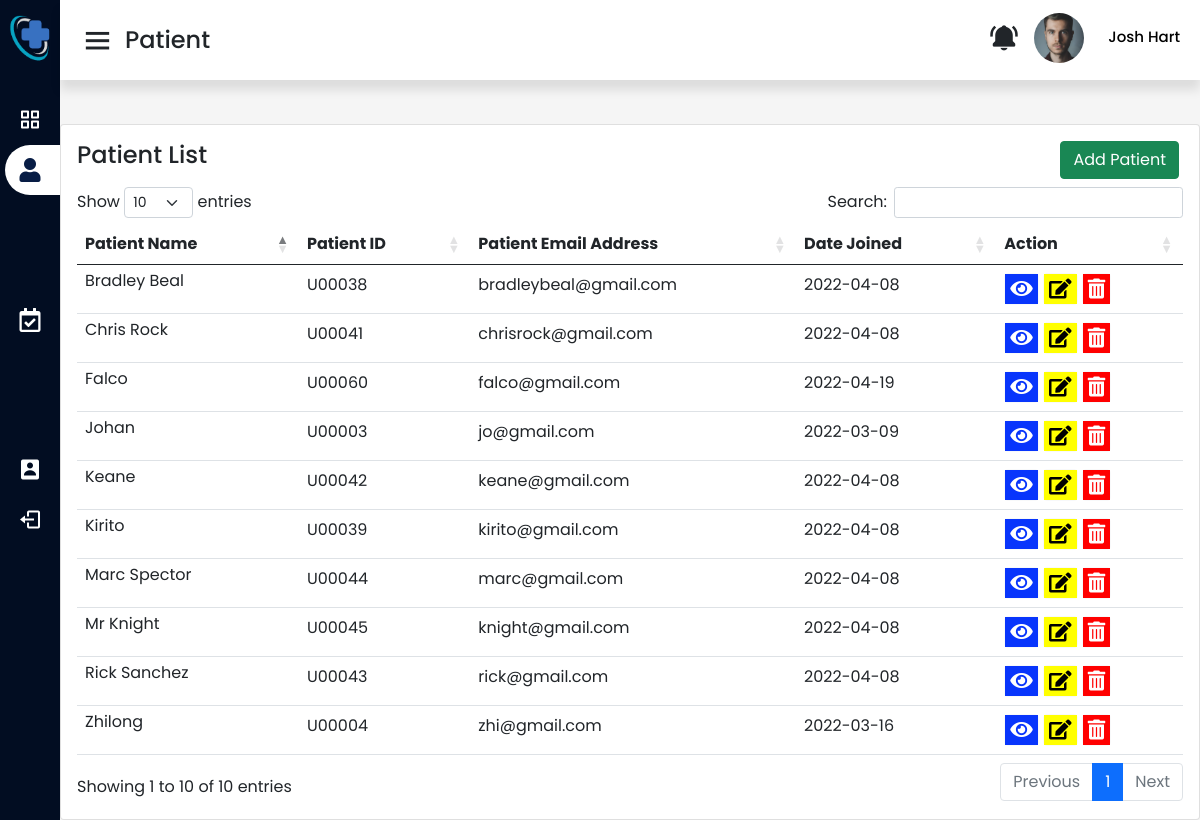
The page /staffUserList.php (signed in) on the database its author committed.
### tables this page shows
CREATE TABLE `staff` (
  `staffPrefix` varchar(1) NOT NULL DEFAULT 'S',
  `staffId` int(5) UNSIGNED ZEROFILL NOT NULL,
  `staffName` varchar(50) NOT NULL,
  `staffEmail` varchar(50) NOT NULL,
  `staffPassword` varchar(50) NOT NULL,
  `staffPosition` varchar(50) NOT NULL,
  `staffDepartment` varchar(50) NOT NULL,
  `staffUsertype` varchar(50) NOT NULL DEFAULT 'staff',
  `staffPhone_number` varchar(50) NOT NULL,
  `staffGender` varchar(50) NOT NULL,
  `staffAddress` varchar(50) NOT NULL,
  `staffBirthdate` date NOT NULL,
  `staffImage_status` int(11) NOT NULL,
  `staffBiography` varchar(256) NOT NULL,
  `staffQualification` varchar(256) NOT NULL
);

CREATE TABLE `user` (
  `userPrefix` varchar(10) NOT NULL DEFAULT 'U',
  `userId` int(5) UNSIGNED ZEROFILL NOT NULL,
  `userName` varchar(50) NOT NULL,
  `userEmail` varchar(50) NOT NULL,
  `userPassword` varchar(50) NOT NULL,
  `usertype` varchar(50) NOT NULL DEFAULT 'user',
  `userDate_created` date NOT NULL DEFAULT current_timestamp(),
  `userPhone_number` varchar(50) NOT NULL,
  `userGender` varchar(50) NOT NULL,
  `userBirthdate` date NOT NULL,
  `userAddress` varchar(50) NOT NULL,
  `userImage_status` int(11) NOT NULL
);

### staffUserList.php (the view, shortened to what this page needs)
<?php
include 'connection.php';
?>
<!DOCTYPE html>
<head>
  <link rel="stylesheet" href="asset/css/staffstyle.css">
  <link rel="stylesheet" href="asset/css/navbar.css">
  <?php include('asset/includes/cssCDN.php'); ?>
</head>
<body>
  <?php $page = 'staffUserList';
  include('asset/includes/staffSideBar.php'); ?>
  <section class="home-section">
    <nav>
      <div class="sidebar-button">
        <i class='bx bx-menu sidebarBtn'></i>
        <span class="dashboard">Patient</span>
      </div>
      <div class="right-nav">
        <div class="right noti-bell my-auto">
          <i class='bx bxs-bell-ring'></i>
        </div>
        <div class="profile dropdown">
          <div>
          <?php
          $currentUser = $_SESSION['staffId'];
          $sql = "SELECT * FROM staff WHERE staffId ='$currentUser'";
          $result=mysqli_query($data,$sql);
          if($result){
            while($row = mysqli_fetch_assoc($result)){
                $prefix = $row['staffPrefix'];
                $id = $row['staffId'];
                $imageStatus = $row['staffImage_status'];
                if($imageStatus == 1)
                {
                  echo "<img src='upload/profile".$prefix.$id.".jpg'>";
                }
                else{
                  echo "<img src='asset/image/short-emp.jpg'>";
                }
            }
          }
          ?>
            <?php
$currentUser = $_SESSION['staffId'];
$sql = "SELECT * FROM staff WHERE staffId ='$currentUser'";
$result = mysqli_query($data, $sql);
if ($result) {
  while ($row = mysqli_fetch_assoc($result)) {
    $staffName = $row['staffName'];
?>
    <span class="profile_name"><?php echo $staffName ?></span>
<?php }
} ?>
          </div>
        </div>
      </div>
    </nav>
  </section>
  <section class="home-section ">
    <div class="home-content adminList">
      <div class="col-lg-12 grid-margin stretch-card">
        <div class="card">
          <div class="card-body">
            <div class="row mb-2">
              <div class="col-lg-5">
                <h4 class="card-title">Patient List</h4>
              </div>
              <div class="col-lg-7">
                <div class="d-flex flex-row-reverse">
                  <div class="mx-1">
                    <button type="button" class="btn btn-success float-right" data-bs-toggle="modal" data-bs-target="#addUser">
                      Add Patient
                    </button>
                  </div>
                </div>
              </div>
            </div>
            <div class="table-responsive table-adminList">
              <table class="table table-hover table-condensed" id="dataTableID" style="width:100%">
                <thead>
                  <tr>
                    <th> Patient Name </th>
                    <th> Patient ID </th>
                    <th> Patient Email Address </th>
                    <th>Date Joined</th>
                    <th> Action </th>
                  </tr>
                </thead>
                <tbody>
                  <?php
                  $viewSql = "SELECT * FROM user";
                  $result = mysqli_query($data, $viewSql);
                  if ($result) {
                    while ($row = mysqli_fetch_assoc($result)) {
                      $prefix = $row['userPrefix'];
                      $id = $row['userId'];
                      $name = $row['userName'];
                      $email = $row['userEmail'];
                      $date = $row['userDate_created'];
                  ?>
                      <tr>
                        <td class="py-1">
                          <?php echo $name ?>
                        </td>
                        <td><?php echo $prefix . "" . $id; ?></td>
                        <td>
                          <?php echo $email ?>
                        </td>
                        <td><?php echo $date ?></td>
                        <td class="action-button">
                          <button type="button" class="btn btn-light" data-bs-toggle="modal" data-bs-target="#viewProfile<?php echo $id; ?>">
                            <i class="fas fa-eye"></i></button>
                          <button type="button" class="btn btn-light" data-bs-toggle="modal" data-bs-target="#editUser<?php echo $id; ?>">
                            <i class="fas fa-edit"></i></button>
                          <button type="button" class="btn btn-light" data-bs-toggle="modal" data-bs-target="#deleteData<?php echo $id; ?>">
                            <i class="fas fa-trash-alt"></i></button>
                        </td>
                      </tr>
                  <?php }
                  } ?>
                </tbody>
              </table>
            </div>
          </div>
        </div>
      </div>
  </section>
</body>
</html>

### asset/css/staffstyle.css (style rules this page uses)
* { margin: 0; padding: 0; box-sizing: border-box; font-family: "Poppins", sans-serif; }
body { overflow-x: hidden; }
.home-section .home-content { position: relative; padding-top: 104px; }
.home-section .home-content .action-button .fa-edit { background-color: yellow; color: black; font-size: 20px; padding: 5px; }
.home-section .home-content .action-button .fa-trash-alt { background-color: red; color: white; font-size: 20px; padding: 5px; }
.home-section .home-content .action-button .fa-eye { background-color: rgb(8, 53, 252); color: white; font-size: 20px; padding: 5px; }
.home-section .home-content .action-button button { padding: 0; }

### asset/css/navbar.css (style rules this page uses)
.home-section { position: relative; background: #f5f5f5; min-height: 20px; height: 100%; width: calc(100% - 220px); left: 220px; transition: all 0.5s ease; overflow-y: auto; }
.home-section nav { display: flex; justify-content: space-between; height: 80px; background: #fff; display: flex; align-items: center; position: fixed; width: calc(100% - 220px); left: 220px; z-index: 100; padding: 0 20px; box-shadow: 0 10px 10px rgba(0, 0, 0, 0.1); transition: all 0.5s ease; }
.home-section nav .sidebar-button { display: flex; align-items: center; font-size: 24px; font-weight: 500; }
nav .sidebar-button i { font-size: 35px; margin-right: 10px; }
nav .right-nav { display: flex; }
nav .right-nav i { font-size: 30px; }
nav .right-nav .right { float: left; padding: 10px; }
nav .right-nav .profile img { border-radius: 50%; width: 50px; height: 50px; object-fit: cover; margin-left: 5px; margin-right: 10px; }
nav .right-nav .profile .profile_name { color: rgb(0, 0, 0); font-size: 15px; white-space: nowrap; font-weight: 500; margin-left: 10px; }
@media (max-width: 1240px) { .home-section { width: calc(100% - 60px); left: 60px; } }
@media (max-width: 1240px) { .home-section nav { width: calc(100% - 60px); left: 60px; } }

### rows shown on the page
staff: staffImage_status 1 (drawn), staffName "Josh Hart"
user: userName "Johan", userPrefix "U", userId "00003", userEmail "jo@gmail.com", userDate_created "2022-03-09"
user: userName "Zhilong", userPrefix "U", userId "00004", userEmail "zhi@gmail.com", userDate_created "2022-03-16"
user: userName "Bradley Beal", userPrefix "U", userId "00038", userEmail "bradleybeal@gmail.com", userDate_created "2022-04-08"
user: userName "Kirito", userPrefix "U", userId "00039", userEmail "kirito@gmail.com", userDate_created "2022-04-08"
user: userName "Chris Rock", userPrefix "U", userId "00041", userEmail "chrisrock@gmail.com", userDate_created "2022-04-08"
user: userName "Keane", userPrefix "U", userId "00042", userEmail "keane@gmail.com", userDate_created "2022-04-08"
user: userName "Rick Sanchez", userPrefix "U", userId "00043", userEmail "rick@gmail.com", userDate_created "2022-04-08"
user: userName "Marc Spector", userPrefix "U", userId "00044", userEmail "marc@gmail.com", userDate_created "2022-04-08"
user: userName "Mr Knight", userPrefix "U", userId "00045", userEmail "knight@gmail.com", userDate_created "2022-04-08"
user: userName "Falco", userPrefix "U", userId "00060", userEmail "falco@gmail.com", userDate_created "2022-04-19"
